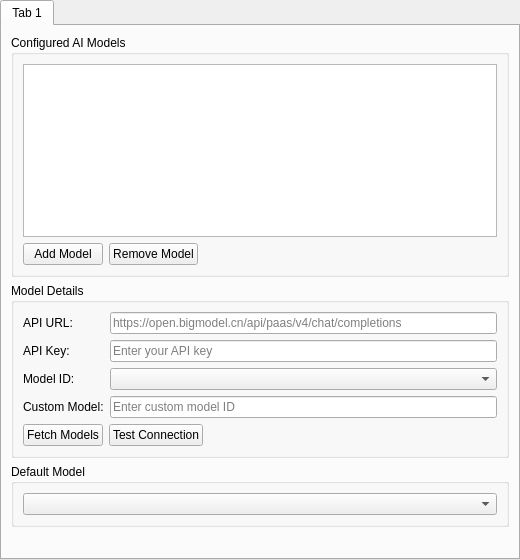
<?xml version="1.0" encoding="UTF-8"?>
<ui version="4.0">
 <class>AIModelPage</class>
 <widget class="QWidget" name="AIModelPage">
  <property name="geometry">
   <rect>
    <x>0</x>
    <y>0</y>
    <width>520</width>
    <height>560</height>
   </rect>
  </property>
  <layout class="QVBoxLayout" name="verticalLayout">
   <property name="leftMargin">
    <number>0</number>
   </property>
   <property name="topMargin">
    <number>0</number>
   </property>
   <property name="rightMargin">
    <number>0</number>
   </property>
   <property name="bottomMargin">
    <number>0</number>
   </property>
   <item>
    <widget class="QTabWidget" name="tabWidget">
     <property name="currentIndex">
      <number>0</number>
     </property>
     <widget class="QWidget" name="tab">
      <attribute name="title">
       <string notr="true">Tab 1</string>
      </attribute>
      <layout class="QVBoxLayout" name="verticalLayout_2">
       <item>
        <widget class="QGroupBox" name="groupBoxModels">
         <property name="title">
          <string>Configured AI Models</string>
         </property>
         <layout class="QVBoxLayout" name="verticalLayout_3">
          <item>
           <widget class="QListWidget" name="modelListWidget">
            <property name="minimumSize">
             <size>
              <width>0</width>
              <height>100</height>
             </size>
            </property>
           </widget>
          </item>
          <item>
           <layout class="QHBoxLayout" name="horizontalLayout_1">
            <item>
             <widget class="QPushButton" name="btnAddModel">
              <property name="text">
               <string>Add Model</string>
              </property>
             </widget>
            </item>
            <item>
             <widget class="QPushButton" name="btnRemoveModel">
              <property name="text">
               <string>Remove Model</string>
              </property>
             </widget>
            </item>
            <item>
             <spacer name="horizontalSpacer_1">
              <property name="orientation">
               <enum>Qt::Horizontal</enum>
              </property>
              <property name="sizeHint" stdset="0">
               <size>
                <width>40</width>
                <height>20</height>
               </size>
              </property>
             </spacer>
            </item>
           </layout>
          </item>
         </layout>
        </widget>
       </item>
       <item>
        <widget class="QGroupBox" name="groupBoxDetails">
         <property name="title">
          <string>Model Details</string>
         </property>
         <layout class="QFormLayout" name="formLayout">
          <item row="0" column="0">
           <widget class="QLabel" name="labelApiUrl">
            <property name="text">
             <string>API URL:</string>
            </property>
           </widget>
          </item>
          <item row="0" column="1">
           <widget class="QLineEdit" name="editApiUrl">
            <property name="placeholderText">
             <string>https://open.bigmodel.cn/api/paas/v4/chat/completions</string>
            </property>
           </widget>
          </item>
          <item row="1" column="0">
           <widget class="QLabel" name="labelApiKey">
            <property name="text">
             <string>API Key:</string>
            </property>
           </widget>
          </item>
          <item row="1" column="1">
           <widget class="QLineEdit" name="editApiKey">
            <property name="echoMode">
             <enum>QLineEdit::Password</enum>
            </property>
            <property name="placeholderText">
             <string>Enter your API key</string>
            </property>
           </widget>
          </item>
          <item row="2" column="0">
           <widget class="QLabel" name="labelModelId">
            <property name="text">
             <string>Model ID:</string>
            </property>
           </widget>
          </item>
          <item row="2" column="1">
           <widget class="QComboBox" name="comboModelId">
            <property name="editable">
             <bool>false</bool>
            </property>
           </widget>
          </item>
          <item row="3" column="0">
           <widget class="QLabel" name="labelCustomModel">
            <property name="text">
             <string>Custom Model:</string>
            </property>
           </widget>
          </item>
          <item row="3" column="1">
           <widget class="QLineEdit" name="editCustomModelId">
            <property name="placeholderText">
             <string>Enter custom model ID</string>
            </property>
           </widget>
          </item>
          <item row="4" column="0" colspan="2">
           <layout class="QHBoxLayout" name="horizontalLayout_2">
            <item>
             <widget class="QPushButton" name="btnFetchModels">
              <property name="text">
               <string>Fetch Models</string>
              </property>
             </widget>
            </item>
            <item>
             <widget class="QPushButton" name="btnTestConnection">
              <property name="text">
               <string>Test Connection</string>
              </property>
             </widget>
            </item>
            <item>
             <spacer name="horizontalSpacer_2">
              <property name="orientation">
               <enum>Qt::Horizontal</enum>
              </property>
              <property name="sizeHint" stdset="0">
               <size>
                <width>40</width>
                <height>20</height>
               </size>
              </property>
             </spacer>
            </item>
           </layout>
          </item>
         </layout>
        </widget>
       </item>
       <item>
        <widget class="QGroupBox" name="groupBoxDefault">
         <property name="title">
          <string>Default Model</string>
         </property>
         <layout class="QVBoxLayout" name="verticalLayout_4">
          <item>
           <widget class="QComboBox" name="comboDefaultModel"/>
          </item>
         </layout>
        </widget>
       </item>
       <item>
        <spacer name="verticalSpacer">
         <property name="orientation">
          <enum>Qt::Vertical</enum>
         </property>
         <property name="sizeHint" stdset="0">
          <size>
           <width>20</width>
           <height>40</height>
          </size>
         </property>
        </spacer>
       </item>
      </layout>
     </widget>
    </widget>
   </item>
  </layout>
 </widget>
 <tabstops>
  <tabstop>tabWidget</tabstop>
  <tabstop>modelListWidget</tabstop>
  <tabstop>btnAddModel</tabstop>
  <tabstop>btnRemoveModel</tabstop>
  <tabstop>editApiUrl</tabstop>
  <tabstop>editApiKey</tabstop>
  <tabstop>comboModelId</tabstop>
  <tabstop>editCustomModelId</tabstop>
  <tabstop>btnFetchModels</tabstop>
  <tabstop>btnTestConnection</tabstop>
  <tabstop>comboDefaultModel</tabstop>
 </tabstops>
 <resources/>
 <connections/>
</ui>
